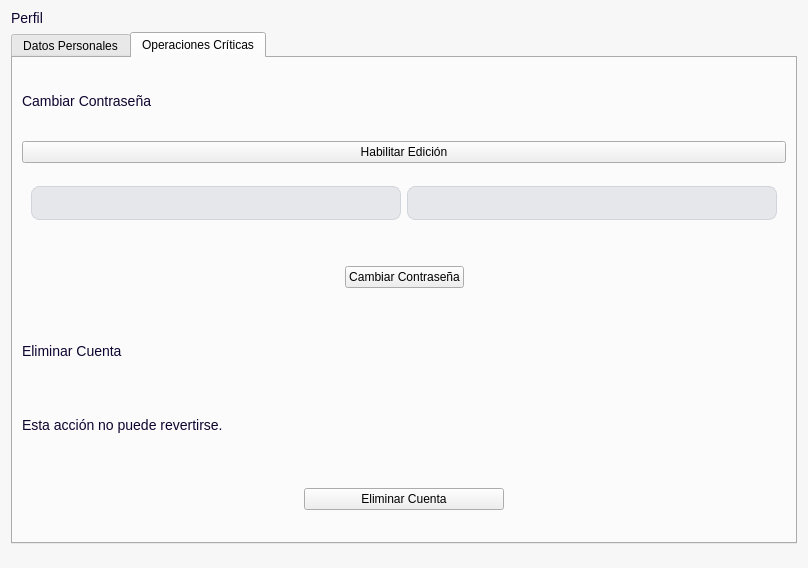
<?xml version="1.0" encoding="UTF-8"?>
<ui version="4.0">
 <class>Dialog</class>
 <widget class="QDialog" name="Dialog">
  <property name="geometry">
   <rect>
    <x>0</x>
    <y>0</y>
    <width>808</width>
    <height>568</height>
   </rect>
  </property>
  <property name="windowTitle">
   <string>Dialog</string>
  </property>
  <property name="styleSheet">
   <string notr="true">QDialog{
background-color:#f7f7f7;
}
QLabel{
background-color: transparent;
font-size: 14px;
color: #0E042F;
}
QLabel[texto=&quot;InputTexto&quot;]{
font-size: 16px;
font-weight: bold;
}
QLabel[texto=&quot;TituloPrincipal&quot;]{
font-size:20px;
font-weight:bold;
}
QLabel[texto=&quot;Valor&quot;]{
font-size:20px;
}
QLabel[texto=&quot;TituloSecundario&quot;]{
font-size:16px;
font-weight:bold;
}
QLabel[texto=&quot;Descripcion&quot;]{
font-size:16px;
color: #46315c;
}
QLabel[texto=&quot;Destacado&quot;]{
font-size:16px;
color: #0E042F;
font-weight: bold;
}
/*Botones*/
/* --- BOTÓN PRIMARIO --- */

QPushButton[boton=&quot;Primario&quot;] {
    border-radius: 10px;
    background-color: #5D38BB;
    font-weight: bold;
    color: #F7F7F7;
    font-size: 12pt;
    min-height: 40px;
    padding-left: 20px;
    padding-right: 20px;
	width: 200px;
}

QPushButton[boton=&quot;Primario&quot;]:hover {
    background-color: #744BCC;
}

QPushButton[boton=&quot;Primario&quot;]:pressed {
    background-color: #472A8F;
}

/* --- BOTÓN SECUNDARIO --- */

QPushButton[boton=&quot;Secundario&quot;] {
    border-radius: 10px;
    background-color: rgba(161, 147, 204, 0.7);
    font-weight: bold;
    color: #5D38BB;
    font-size: 18px;
    min-height: 40px;
}

QPushButton[boton=&quot;Secundario&quot;]:hover {
    background-color: rgba(161, 147, 204, 0.9);
}

QPushButton[boton=&quot;Secundario&quot;]:pressed {
    background-color: rgba(131, 117, 174, 0.9);
}
/* --- BOTÓN TEXTO --- */

QPushButton[boton=&quot;BotonTexto&quot;] {
    border: none;
    background: transparent;
    padding: 0px;
    margin: 0px;
    color: #0E042F;
    font-weight: bold;
    font-size: 16px;
}

QPushButton[boton=&quot;BotonTexto&quot;]:hover {
    color: #6C6686;
    background: transparent;
}

QPushButton[boton=&quot;BotonTexto&quot;]:pressed,
QPushButton[boton=&quot;BotonTexto&quot;]:focus {
    border: none;
    background: transparent;
    outline: none;
}

/*
-----------------------------------------------------------------------------------------------------
Inputs
-----------------------------------------------------------------------------------------------------*/
/* --- ESTADO BASE --- */
QLineEdit, QDateEdit, QPlainTextEdit, QComboBox {
    background-color: #F8F9FA; 
    border: 1px solid #D1D5DB; 
    border-radius: 8px;     
    padding: 8px 12px;         
    color: #333333;          
}

/* --- CUANDO EL MOUSE ESTÁ ENCIMA (HOVER) --- */
QLineEdit:hover, QDateEdit:hover, QPlainTextEdit:hover, QComboBox:hover {
    border: 1px solid #9CA3AF;
    background-color: #F3F4F6;
}

/* --- CUANDO TIENE EL FOCO / SE ESTÁ ESCRIBIENDO (FOCUS) --- */
QLineEdit:focus, QDateEdit:focus, QPlainTextEdit:focus, QComboBox:focus {
    border: 2px solid #744bcc;
    background-color: #FFFFFF;
}

/* --- CUANDO EL CAMPO ESTÁ DESHABILITADO (DISABLED) --- */
QLineEdit:disabled, QDateEdit:disabled, QPlainTextEdit:disabled, QComboBox:disabled {
    background-color: #E5E7EB;
    color: #9CA3AF;
    border: 1px solid #D1D5DB;
}

/* --- ESTILO ESPECÍFICO PARA EL BOTÓN DE FLECHA EN QDATEEDIT --- */
QDateEdit::drop-down {
    subcontrol-origin: padding;
    subcontrol-position: top right;
    width: 20px;
    border-left-width: 1px;
    border-left-color: #D1D5DB;
    border-left-style: solid;
    border-top-right-radius: 8px;
    border-bottom-right-radius: 8px;
}

/* --- ESTILO DEL QCOMBOBOX --- */
QComboBox {
    background-color: #F8F9FA;
    border: 1px solid #D1D5DB;
    border-radius: 8px;
    padding: 8px 12px;
    padding-right: 30px;
    color: #333333;
}

QComboBox:hover {
    border: 1px solid #9CA3AF;
    background-color: #F3F4F6;
}

QComboBox:focus {
    border: 2px solid #744bcc;
    background-color: #FFFFFF;
}

QComboBox:disabled {
    background-color: #E5E7EB;
    color: #9CA3AF;
    border: 1px solid #D1D5DB;
}

/* --- BOTÓN DE DESPLEGAR --- */
QComboBox::drop-down {
    subcontrol-origin: padding;
    subcontrol-position: top right;
    width: 30px;
    border-left: 1px solid #D1D5DB;
    border-top-right-radius: 8px;
    border-bottom-right-radius: 8px;
}

/* --- FLECHA --- */
QComboBox::down-arrow {
    image: url(:/icons/chevron.svg);
    width: 12px;
    height: 12px;
}
/* --- LISTA DESPLEGABLE DEL QCOMBOBOX --- */
QComboBox QAbstractItemView {
    background-color: #FFFFFF;
    border: 1px solid #D1D5DB;
    border-radius: 8px;
    padding: 4px;
    color: #333333;
    selection-background-color: #744bcc;
    selection-color: #FFFFFF;
}

/* --- HOVER DE LOS ELEMENTOS DEL QCOMBOBOX --- */
QComboBox QAbstractItemView::item:hover {
    background-color: #F3F4F6;
    color: #333333;
}
</string>
  </property>
  <layout class="QVBoxLayout" name="verticalLayout">
   <property name="topMargin">
    <number>10</number>
   </property>
   <property name="bottomMargin">
    <number>0</number>
   </property>
   <item>
    <widget class="QLabel" name="label">
     <property name="styleSheet">
      <string notr="true">qproperty-alignment: 'AlignCenter';
</string>
     </property>
     <property name="text">
      <string>Perfil</string>
     </property>
     <property name="texto" stdset="0">
      <string>TituloPrincipal</string>
     </property>
    </widget>
   </item>
   <item>
    <widget class="QTabWidget" name="tabWidget">
     <property name="styleSheet">
      <string notr="true">QTabWidget {
    background-color: transparent;
}

QTabWidget::pane {
    border: none;
    background-color: transparent;
}

QTabWidget &gt; QWidget {
    background-color: transparent;
}

QTabBar {
    background-color: transparent;
    qproperty-drawBase: 0;
}

QTabBar::tab {
    background: transparent;
    color: #79668E;
    padding: 8px 16px;
    border: none;
    border-bottom: 2px solid transparent;
   
    min-width: 180px; 
    
    margin-right: 0px; /* Cambiar a 0px ayuda a que no queden huecos feos */
    font-family: &quot;Manrope&quot;, &quot;Segoe UI&quot;, sans-serif;
    font-size: 13px;
    font-weight: 600;
}


QTabBar::tab:hover {
    color: #16094C;
    border-bottom: 2px solid #D6CEE5; /* Línea tenue al pasar el ratón */
}

QTabBar::tab:selected {
    background: transparent;
    color: #16094C; /* Púrpura oscuro para texto activo */
    border-bottom: 3px solid #16094C; /* Indicador de línea activa */
}</string>
     </property>
     <property name="currentIndex">
      <number>1</number>
     </property>
     <widget class="QWidget" name="tab">
      <attribute name="title">
       <string>Datos Personales</string>
      </attribute>
      <layout class="QVBoxLayout" name="verticalLayout_2">
       <property name="bottomMargin">
        <number>0</number>
       </property>
       <item>
        <widget class="QWidget" name="widget" native="true">
         <property name="maximumSize">
          <size>
           <width>16777215</width>
           <height>100</height>
          </size>
         </property>
         <layout class="QHBoxLayout" name="horizontalLayout">
          <item>
           <spacer name="horizontalSpacer">
            <property name="orientation">
             <enum>Qt::Horizontal</enum>
            </property>
            <property name="sizeHint" stdset="0">
             <size>
              <width>257</width>
              <height>20</height>
             </size>
            </property>
           </spacer>
          </item>
          <item>
           <widget class="QPushButton" name="habilitarEdicion">
            <property name="text">
             <string>Habilitar Edición</string>
            </property>
            <property name="boton" stdset="0">
             <string>Primario</string>
            </property>
           </widget>
          </item>
          <item>
           <spacer name="horizontalSpacer_2">
            <property name="orientation">
             <enum>Qt::Horizontal</enum>
            </property>
            <property name="sizeHint" stdset="0">
             <size>
              <width>257</width>
              <height>20</height>
             </size>
            </property>
           </spacer>
          </item>
         </layout>
        </widget>
       </item>
       <item>
        <widget class="QLabel" name="label_2">
         <property name="maximumSize">
          <size>
           <width>16777215</width>
           <height>20</height>
          </size>
         </property>
         <property name="text">
          <string>Nombre de Usuario</string>
         </property>
        </widget>
       </item>
       <item>
        <widget class="QLineEdit" name="nombreUsuario">
         <property name="enabled">
          <bool>false</bool>
         </property>
        </widget>
       </item>
       <item>
        <widget class="QLabel" name="label_3">
         <property name="maximumSize">
          <size>
           <width>16777215</width>
           <height>20</height>
          </size>
         </property>
         <property name="text">
          <string>Email</string>
         </property>
        </widget>
       </item>
       <item>
        <widget class="QLineEdit" name="email">
         <property name="enabled">
          <bool>false</bool>
         </property>
        </widget>
       </item>
       <item>
        <widget class="QLabel" name="label_4">
         <property name="maximumSize">
          <size>
           <width>16777215</width>
           <height>20</height>
          </size>
         </property>
         <property name="text">
          <string>Fecha de Nacimiento</string>
         </property>
        </widget>
       </item>
       <item>
        <widget class="QDateEdit" name="inputFecha">
         <property name="enabled">
          <bool>false</bool>
         </property>
        </widget>
       </item>
       <item>
        <widget class="QWidget" name="widget_4" native="true">
         <property name="maximumSize">
          <size>
           <width>16777215</width>
           <height>50</height>
          </size>
         </property>
         <layout class="QHBoxLayout" name="horizontalLayout_4">
          <item>
           <widget class="QPushButton" name="pushButton_2">
            <property name="maximumSize">
             <size>
              <width>300</width>
              <height>16777215</height>
             </size>
            </property>
            <property name="text">
             <string>Confirmar</string>
            </property>
            <property name="boton" stdset="0">
             <string>Secundario</string>
            </property>
           </widget>
          </item>
         </layout>
        </widget>
       </item>
      </layout>
     </widget>
     <widget class="QWidget" name="tab_2">
      <attribute name="title">
       <string>Operaciones Críticas</string>
      </attribute>
      <layout class="QVBoxLayout" name="verticalLayout_3">
       <item>
        <widget class="QLabel" name="label_6">
         <property name="text">
          <string>Cambiar Contraseña</string>
         </property>
         <property name="texto" stdset="0">
          <string>Destacado</string>
         </property>
        </widget>
       </item>
       <item>
        <widget class="QPushButton" name="habilitarContrasena">
         <property name="text">
          <string>Habilitar Edición</string>
         </property>
         <property name="boton" stdset="0">
          <string>BotonTexto</string>
         </property>
        </widget>
       </item>
       <item>
        <widget class="QWidget" name="widget_2" native="true">
         <layout class="QHBoxLayout" name="horizontalLayout_3">
          <item>
           <widget class="QLineEdit" name="contra">
            <property name="enabled">
             <bool>false</bool>
            </property>
           </widget>
          </item>
          <item>
           <widget class="QLineEdit" name="confirmarContra">
            <property name="enabled">
             <bool>false</bool>
            </property>
           </widget>
          </item>
         </layout>
        </widget>
       </item>
       <item>
        <widget class="QWidget" name="widget_5" native="true">
         <layout class="QHBoxLayout" name="horizontalLayout_5">
          <item>
           <spacer name="horizontalSpacer_3">
            <property name="orientation">
             <enum>Qt::Horizontal</enum>
            </property>
            <property name="sizeHint" stdset="0">
             <size>
              <width>40</width>
              <height>20</height>
             </size>
            </property>
           </spacer>
          </item>
          <item>
           <widget class="QPushButton" name="cambiarContrasena">
            <property name="text">
             <string>Cambiar Contraseña</string>
            </property>
            <property name="boton" stdset="0">
             <string>Primario</string>
            </property>
           </widget>
          </item>
          <item>
           <spacer name="horizontalSpacer_4">
            <property name="orientation">
             <enum>Qt::Horizontal</enum>
            </property>
            <property name="sizeHint" stdset="0">
             <size>
              <width>40</width>
              <height>20</height>
             </size>
            </property>
           </spacer>
          </item>
         </layout>
        </widget>
       </item>
       <item>
        <widget class="QLabel" name="label_5">
         <property name="text">
          <string>Eliminar Cuenta</string>
         </property>
         <property name="texto" stdset="0">
          <string>Destacado</string>
         </property>
        </widget>
       </item>
       <item>
        <widget class="QLabel" name="label_7">
         <property name="text">
          <string>Esta acción no puede revertirse.</string>
         </property>
        </widget>
       </item>
       <item>
        <widget class="QWidget" name="widget_6" native="true">
         <layout class="QHBoxLayout" name="horizontalLayout_6">
          <item>
           <widget class="QPushButton" name="pushButton_5">
            <property name="maximumSize">
             <size>
              <width>200</width>
              <height>16777215</height>
             </size>
            </property>
            <property name="text">
             <string>Eliminar Cuenta</string>
            </property>
            <property name="boton" stdset="0">
             <string>Secundario</string>
            </property>
           </widget>
          </item>
         </layout>
        </widget>
       </item>
      </layout>
     </widget>
    </widget>
   </item>
   <item>
    <widget class="QWidget" name="widget_3" native="true">
     <layout class="QHBoxLayout" name="horizontalLayout_2"/>
    </widget>
   </item>
  </layout>
 </widget>
 <resources/>
 <connections/>
</ui>
